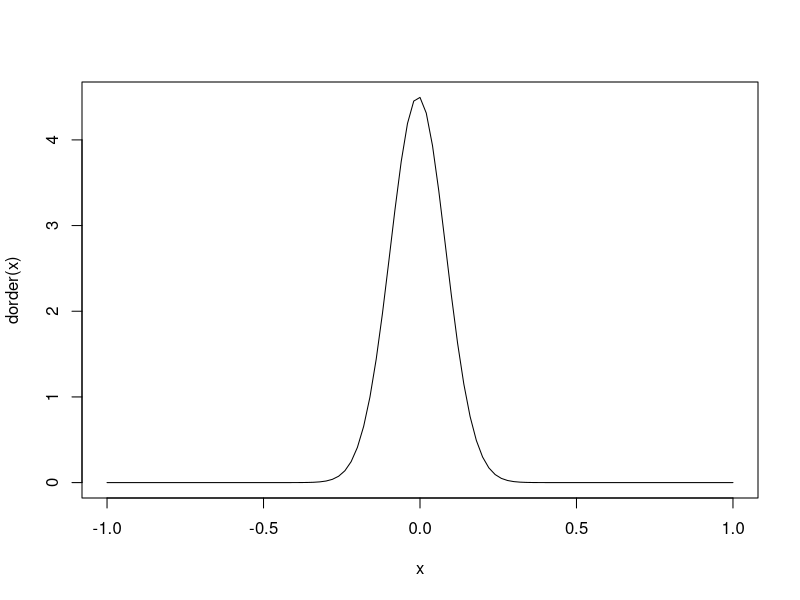
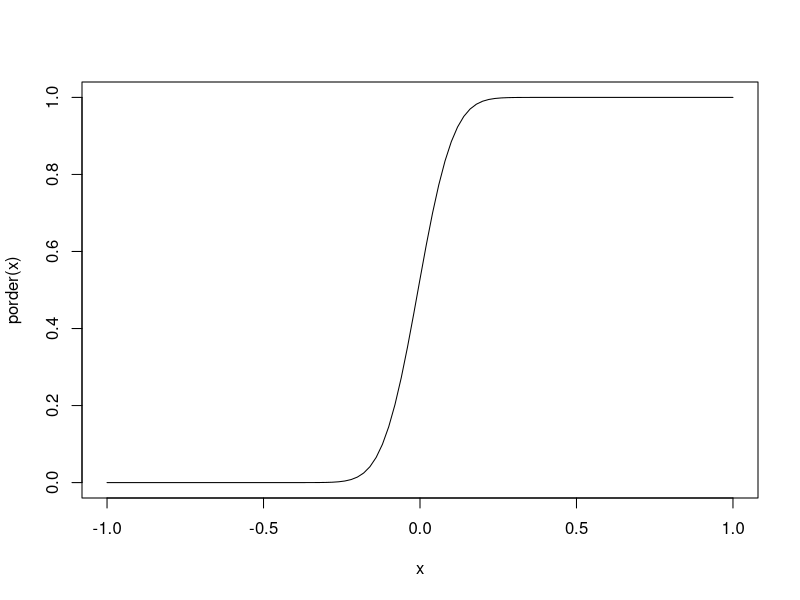
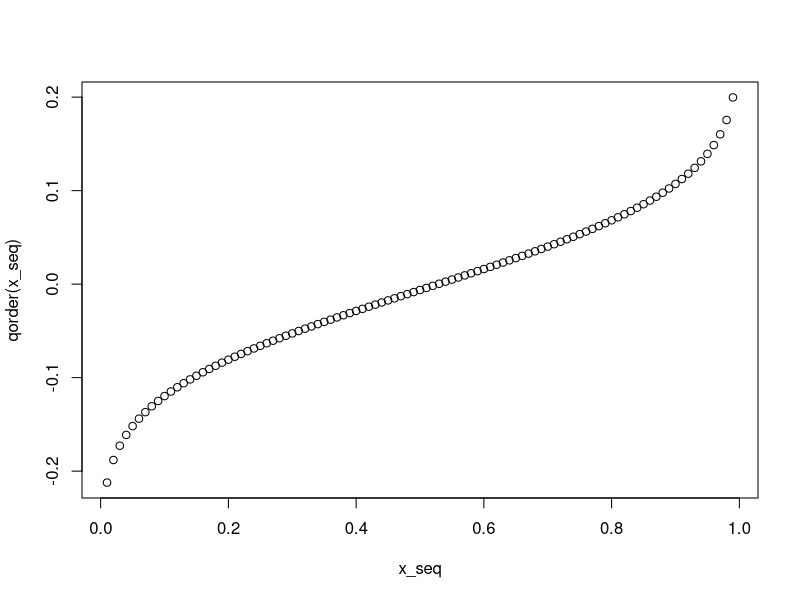
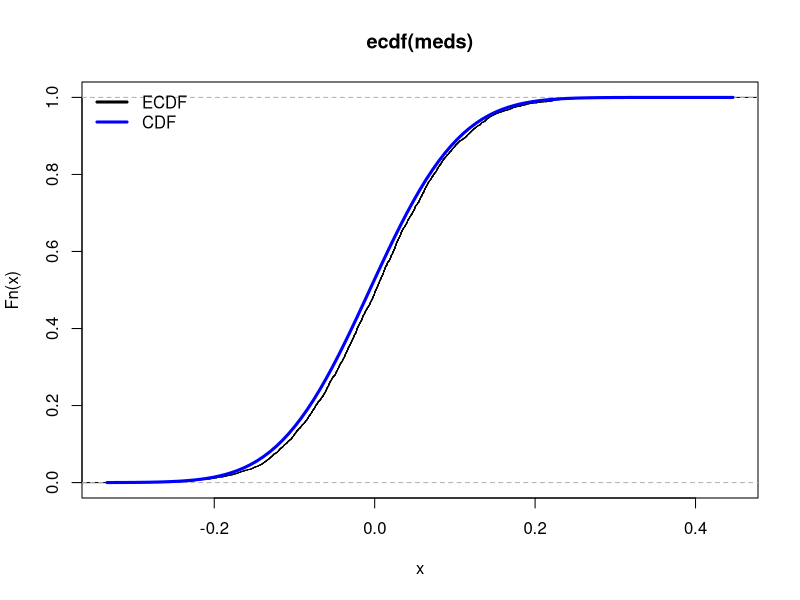
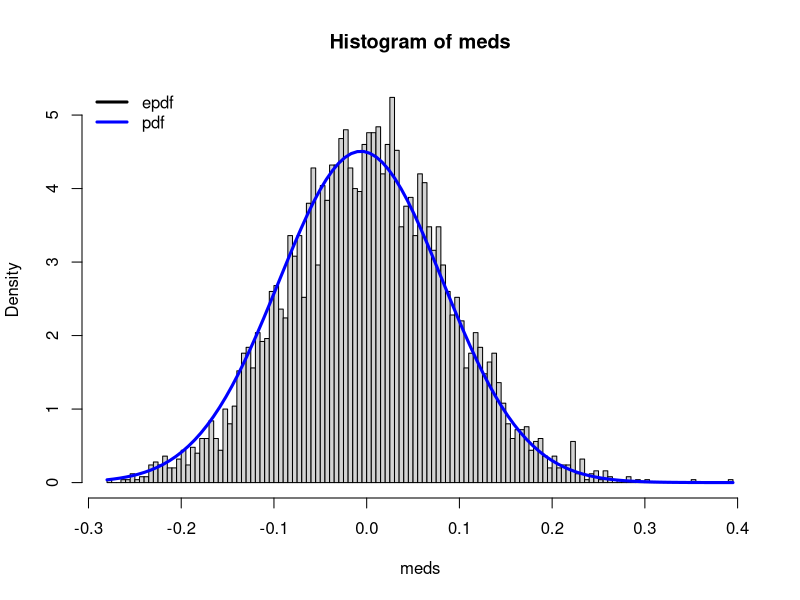
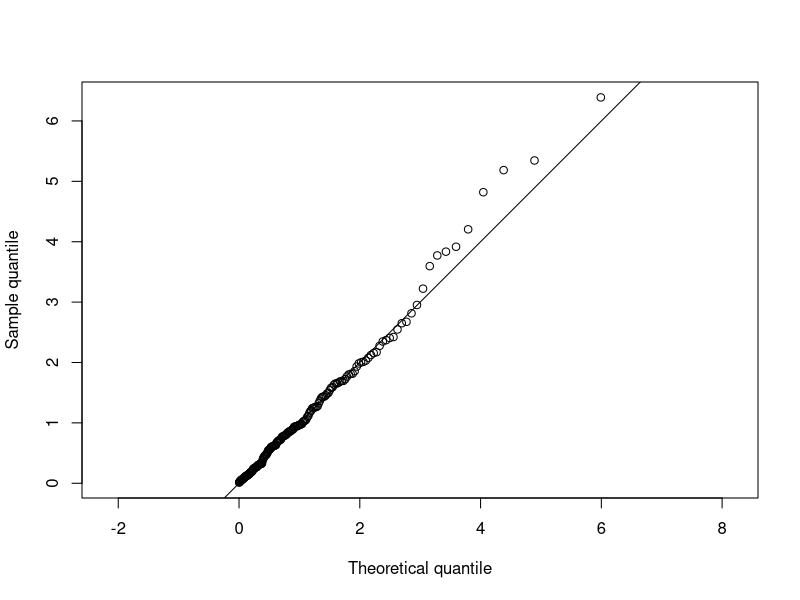
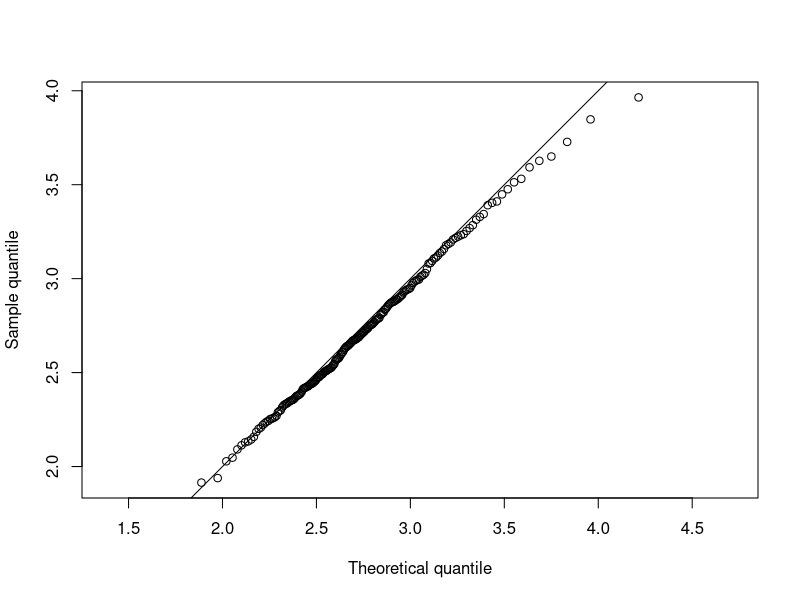
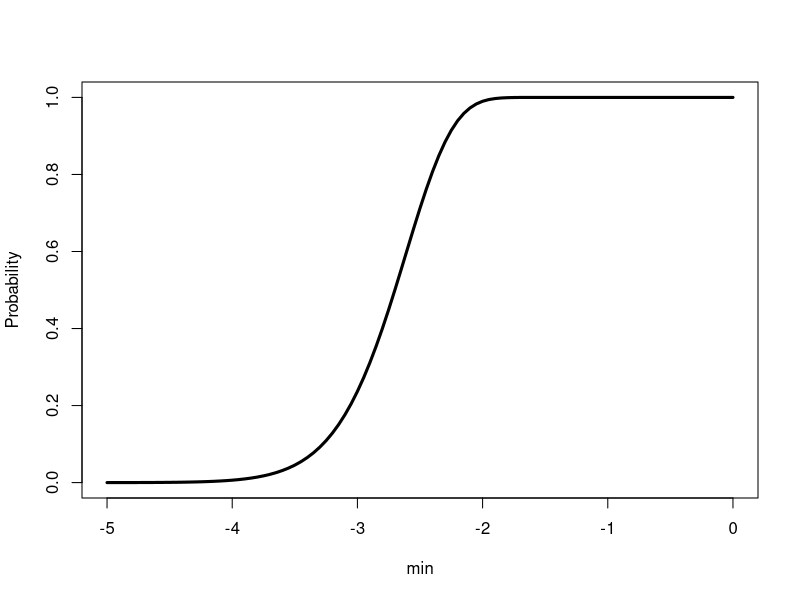

These charts were generated, in order, by the following R code:
## ---- chunk 1
dorder <- function(x){
  100*
    choose(200, 100)*
    pnorm(x)^(100-1)*
    (1-pnorm(x))^(200-100)*
    dnorm(x)
}
## ---- chunk 2
curve(dorder(x),from= -1, to = 1)
## ---- chunk 3
porder <- function(x){
  pbinom(100-1, 200, pnorm(x), lower.tail = FALSE)
}
curve(porder(x),from = -1, to = 1)
## ---- chunk 4
x_seq <- seq(0.01,0.99,0.01)

qorder <- function(p){
  out <- p
  for(i in seq_along(p)){
    out[i] <- uniroot(function(x){porder(x) - p[i]}, c(-100,100))$root
  }
  out
}

plot(x=x_seq,y=qorder(x_seq))
## ---- chunk 5
N <- 200
M <- 5000
out <- array(rnorm(M*N), c(M,N))
meds <- apply(out,1,median)
e1 <- ecdf(meds)

plot(e1, do.point=F)
curve(porder, add = TRUE, col = "blue", lwd = 3)
legend("topleft", c("ECDF","CDF"), lwd = 3, col = c("black","blue"), bty = "n")
## ---- chunk 6
hist(meds, breaks = 100, freq = FALSE)
curve(dorder, add = TRUE, col = "blue", lwd = 3)
legend("topleft", c("epdf","pdf"), lwd = 3, col = c("black","blue"), bty = "n")
## ---- chunk 7
# p <- ppoints(200)
# x <- qorder(p)
# y <- quantile(rnorm(200), probs = p)
# 

random_sample <- rexp(200)
q_candidate <- qexp
points <- ppoints(200)
x <- q_candidate(points)
y <- quantile(random_sample, probs = points)


plot(x,y, asp = 1, xlab = "Theoretical quantile", ylab = "Sample quantile")
abline(0,1)
## ---- chunk 8
dorder <- function(x, k=200, n=N){
  k*
    choose(n, k)*
    (pnorm(x))^(k-1)*
    (1-pnorm(x))^(n-k)*
    dnorm(x,)
}

porder <- function(x, k=200, n=N){
# Slide 54 of transformations & order-statistics  
  pbinom(k-1, n, pnorm(x), lower.tail = FALSE)
}

qorder <- function(p){
  out <- p
  for(i in seq_along(p)){
    out[i] <- uniroot(function(x){porder(x) - p[i]}, c(-100,100))$root
  }
  out
}
## ---- chunk 9
sml_l <- rep(NA,500)
for(i in seq_along(sml_l)){
  sml_l[i] <- max(rnorm(N))
}

random_sample <- sml_l
qorder

p <- ppoints(N)
x <- qorder(p)
y <- quantile(random_sample, probs = p)

plot(x,y, asp = 1, xlab = "Theoretical quantile", ylab = "Sample quantile")
abline(0,1)
## ---- chunk 10
# par(mfrow = c(2,1))
curve(porder(x, 1, 200), -5,0, ylab = "Probability", xlab = "min", lwd = 3)
curve(dorder(x, 1, 200), -5,0, ylab = "Density", xlab = "min", lwd = 3)
par(mfrow = c(2,1))

